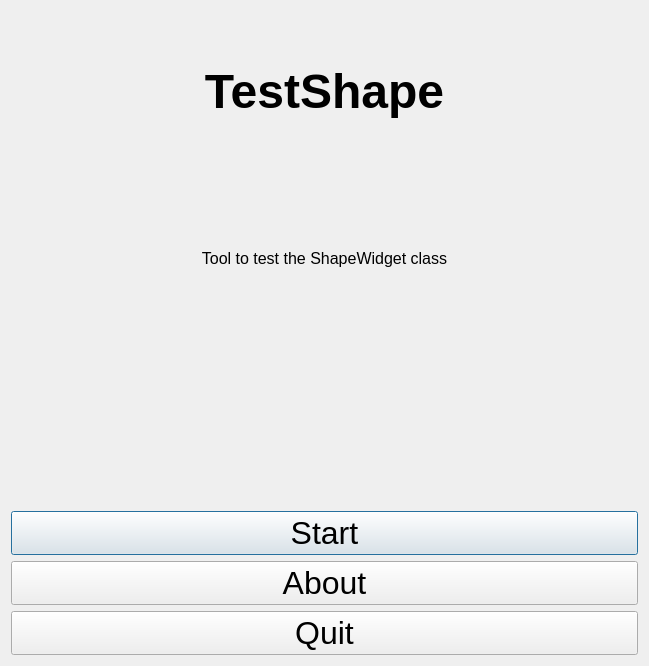
<?xml version="1.0" encoding="UTF-8"?>
<ui version="4.0">
 <class>QtTestShapeMenuDialog</class>
 <widget class="QDialog" name="QtTestShapeMenuDialog">
  <property name="geometry">
   <rect>
    <x>0</x>
    <y>0</y>
    <width>649</width>
    <height>666</height>
   </rect>
  </property>
  <property name="font">
   <font>
    <pointsize>24</pointsize>
   </font>
  </property>
  <property name="windowTitle">
   <string>TestShape</string>
  </property>
  <layout class="QVBoxLayout" name="verticalLayout">
   <item>
    <widget class="QLabel" name="label_title">
     <property name="font">
      <font>
       <pointsize>36</pointsize>
       <weight>75</weight>
       <bold>true</bold>
      </font>
     </property>
     <property name="text">
      <string>TestShape</string>
     </property>
     <property name="alignment">
      <set>Qt::AlignCenter</set>
     </property>
    </widget>
   </item>
   <item>
    <widget class="QLabel" name="label_subtitle">
     <property name="font">
      <font>
       <pointsize>12</pointsize>
      </font>
     </property>
     <property name="text">
      <string>Tool to test the ShapeWidget class</string>
     </property>
     <property name="alignment">
      <set>Qt::AlignCenter</set>
     </property>
    </widget>
   </item>
   <item>
    <widget class="QLabel" name="label">
     <property name="text">
      <string/>
     </property>
     <property name="pixmap">
      <pixmap resource="ToolTestShape.qrc">:/images/ToolTestShapeWelcome.png</pixmap>
     </property>
    </widget>
   </item>
   <item>
    <widget class="QPushButton" name="button_start">
     <property name="text">
      <string>Start</string>
     </property>
    </widget>
   </item>
   <item>
    <widget class="QPushButton" name="button_about">
     <property name="text">
      <string>About</string>
     </property>
    </widget>
   </item>
   <item>
    <widget class="QPushButton" name="button_quit">
     <property name="text">
      <string>Quit</string>
     </property>
    </widget>
   </item>
  </layout>
 </widget>
 <resources>
  <include location="ToolTestShape.qrc"/>
 </resources>
 <connections/>
</ui>
